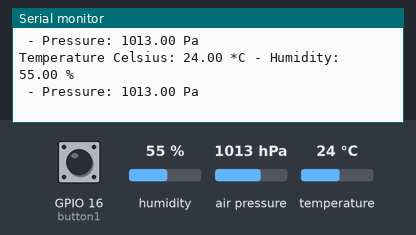
Simulated run of this sketch. Board: ESP32. On the bench: the last lines printed to the serial monitor. Inputs (shaded band) come from the test bench; at power-on: GPIO 16 (button1) LOW, humidity 55 %, air pressure 1013 hPa, temperature 24 °C. Nothing arrives over Bluetooth unless stated; a phone connects over Bluetooth LE 3 s after start.

Above: at 4.8 s.
4.9 s: GPIO 16 (button1) pulled HIGH for 1.4 s
At 7.1 s:
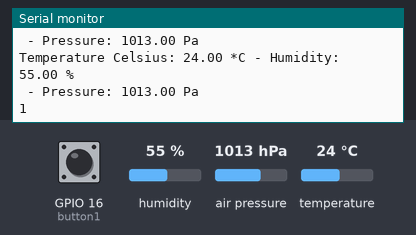
7.8 s: humidity set to 22 %
At 9.0 s:
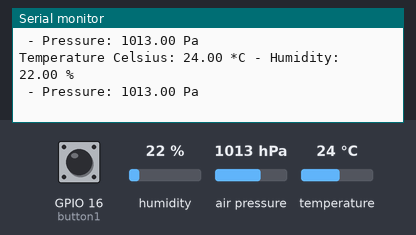
9.4 s: air pressure set to 952 hPa
At 10.8 s:
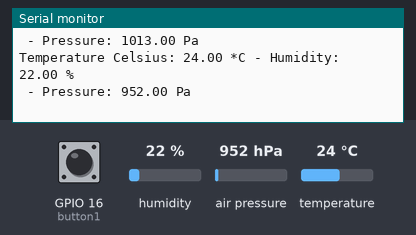
11.0 s: temperature set to 12 °C
At 11.7 s:
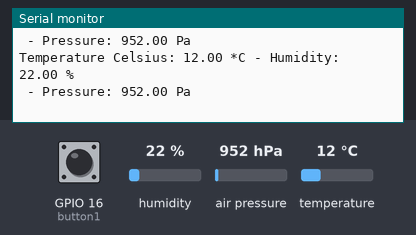
12.6 s: GPIO 16 (button1) pulled HIGH for 1.4 s
At 14.8 s:
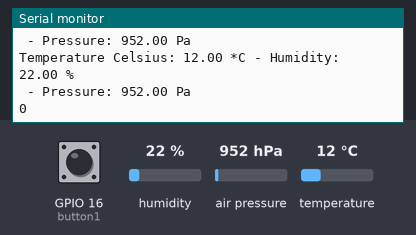

The sketch:

bluetooth_server_bme280.ino
```cpp
/*********
  Rui Santos
  Complete project details at https://randomnerdtutorials.com
*********/

#include <BLEDevice.h>
#include <BLEServer.h>
#include <BLEUtils.h>
#include <BLE2902.h>
//#include "DHT.h"
#include <Wire.h>
#include <Adafruit_BME280.h>
#include <Adafruit_Sensor.h>


//BLE server name
#define bleServerName "ESP32_BME280"

// Uncomment one of the lines below for whatever DHT sensor type you're using!
//#define DHTTYPE DHT11   // DHT 11
//#define DHTTYPE DHT22   // DHT 22  (AM2302), AM2321

// Default UUID for Environmental Sensing Service
// https://www.bluetooth.com/specifications/assigned-numbers/
#define SERVICE_UUID (BLEUUID((uint16_t)0x181A))

// Temperature Characteristic and Descriptor (default UUID)
// Check the default UUIDs here: https://www.bluetooth.com/specifications/assigned-numbers/
BLECharacteristic bmeTemperatureCharacteristic(BLEUUID((uint16_t)0x2A6E), BLECharacteristic::PROPERTY_NOTIFY);
BLEDescriptor bmeTemperatureDescriptor(BLEUUID((uint16_t)0x2902));

// Humidity Characteristic and Descriptor (default UUID)
BLECharacteristic bmeHumidityCharacteristic(BLEUUID((uint16_t)0x2A6F), BLECharacteristic::PROPERTY_NOTIFY);
BLEDescriptor bmeHumidityDescriptor(BLEUUID((uint16_t)0x2902));

BLECharacteristic button1Characteristic(BLEUUID("479be236-4615-46d5-91ad-89ab8ce29773"), BLECharacteristic::PROPERTY_NOTIFY);
BLEDescriptor button1Descriptor(BLEUUID((uint16_t)0x2902));

BLECharacteristic bmePressureCharacteristic(BLEUUID("bab4a75f-95d3-45c7-b1c7-7b3e395f4610"), BLECharacteristic::PROPERTY_NOTIFY);
BLEDescriptor bmePressureDescriptor(BLEUUID((uint16_t)0x2902));

// DHT Sensor
/*
const int DHTPin = 14;

// Initialize DHT sensor.
DHT dht(DHTPin, DHTTYPE);
*/
Adafruit_BME280 bme; // I2C
const int button1 = 16;


bool deviceConnected = false;

//Setup callbacks onConnect and onDisconnect
class MyServerCallbacks: public BLEServerCallbacks {
  void onConnect(BLEServer* pServer) {
    deviceConnected = true;
    Serial.println("Device Connected");
  };
  void onDisconnect(BLEServer* pServer) {
    deviceConnected = false;
    Serial.println("Device Disconnected");
  }
};

void setup() {
  // Start DHT sensor
  //dht.begin();
  pinMode(button1, INPUT);
  // Start serial communication
  Serial.begin(115200);


  //START BME280 SENSOR
  if (!bme.begin(0x77)) {
    Serial.println("Could not find a valid BME280 sensor, check wiring!");
    while (1);
  }


  // Create the BLE Device
  BLEDevice::init(bleServerName);

  // Create the BLE Server
  BLEServer *pServer = BLEDevice::createServer();
  pServer->setCallbacks(new MyServerCallbacks());

  // Create the BLE Service
  BLEService *bmeService = pServer->createService(SERVICE_UUID);

  // Create BLE Characteristics and corresponding Descriptors
  bmeService->addCharacteristic(&bmeTemperatureCharacteristic);
  bmeTemperatureCharacteristic.addDescriptor(&bmeTemperatureDescriptor);

  bmeService->addCharacteristic(&bmeHumidityCharacteristic);
  bmeHumidityCharacteristic.addDescriptor(&bmeHumidityDescriptor);

  bmeService->addCharacteristic(&bmePressureCharacteristic);
  bmePressureCharacteristic.addDescriptor(&bmePressureDescriptor);

  bmeService->addCharacteristic(&button1Characteristic);
  button1Characteristic.addDescriptor(&button1Descriptor);

  // Start the service
  bmeService->start();

  // Start advertising
  pServer->getAdvertising()->start();
  Serial.println("Waiting a client connection to notify...");
}

int button1_state = 0;

void loop() {
  if (deviceConnected) {
    // Read temperature as Celsius (the default)
    float t = bme.readTemperature();

    // Read humidity
    float h = bme.readHumidity();

    //read pressure
    float p = (bme.readPressure()/100.0F);

    // Check if any reads failed and exit early (to try again).
    if (isnan(h) || isnan(t) || isnan(p) ) {
      Serial.println("Failed to read from  BME280 sensor!");
      return;
    }

    //Notify temperature reading from BME sensor
    uint16_t temperatureCTemp = (uint16_t)t;
    //Set temperature Characteristic value and notify connected client
    bmeTemperatureCharacteristic.setValue(temperatureCTemp);
    bmeTemperatureCharacteristic.notify();
    Serial.print("Temperature Celsius: ");
    Serial.print(t);
    Serial.print(" *C");


    //Notify humidity reading from BME
    uint16_t humidityTemp = (uint16_t)h;
    //Set humidity Characteristic value and notify connected client
    bmeHumidityCharacteristic.setValue(humidityTemp);
    bmeHumidityCharacteristic.notify();
    Serial.print(" - Humidity: ");
    Serial.print(h);
    Serial.println(" %");


    uint16_t pressure = (uint16_t)p;
    //Set humidity Characteristic value and notify connected client
    bmePressureCharacteristic.setValue(pressure);
    bmePressureCharacteristic.notify();
    Serial.print(" - Pressure: ");
    Serial.print(p);
    Serial.println(" Pa");


    if(digitalRead(button1) == HIGH){
      while(digitalRead(button1) == HIGH){}
      button1_state ++;
      if(button1_state > 1){
        button1_state = 0;
      }
      Serial.print(button1_state);
      uint16_t button_state = (uint16_t)button1_state;
      button1Characteristic.setValue(button_state);
      button1Characteristic.notify();
    }

    delay(1000);
  }
}
```

Measured:
- after the input at 4.9 s, the serial monitor: prints a new line after 1.4 s (image 1)
- after the input at 7.8 s, the serial monitor: prints a new line after 0.51 s (image 2)
- after the input at 9.4 s, the serial monitor: prints a new line after 0.92 s (image 3)
- after the input at 11.0 s, the serial monitor: prints a new line after 0.32 s (image 4)
- after the input at 12.6 s, the serial monitor: prints a new line after 1.4 s (image 5)
